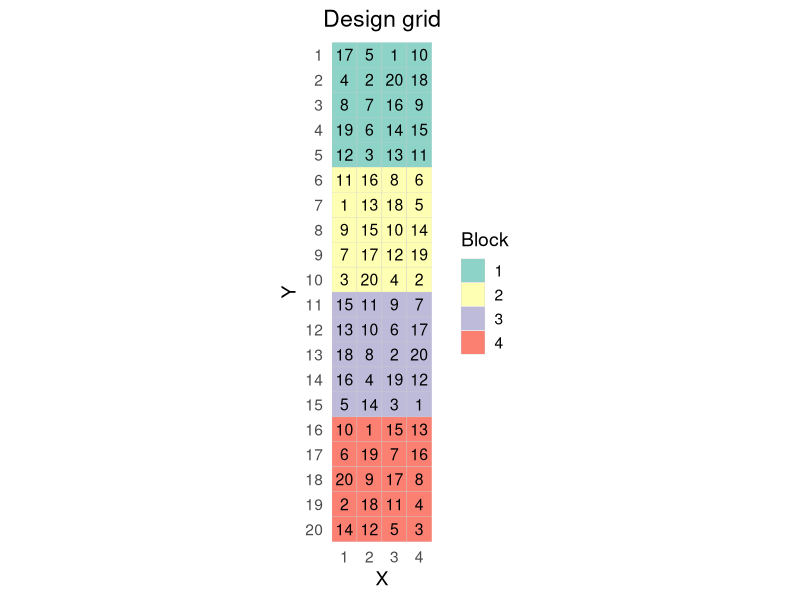

Reproduce this figure in R.

###################################################################################################
## WARNING: the code below allows rectangualr and non-rectangular blocks.
##          It is highly recommended to choose the setting with rectangular blocks, because
##          it is easier to analyse and to interpret. 
##          The setting with non-rectangular blocks (e.g. allignment="vertical", reps=4, treatments=21)
##          can be a bit tricky to analyse and to explain the choice of this randomization.
##          In such case, the "non-rectangular blocks" are not blocks, but "constraints" to ensure that 
##          you don't have the same treatment in the same part of the field/greenhouse.
##          This is a bit more robust than only randomizing over columns, but you cannot model block effect in a usual way.
##          All in all, if you can model rectangular blocks, do it this way. 
##          

## Design evaluation: Assume that rows are your long side (Y), and columns are your short side (X), e.g. allignment="vertical", reps=4, treatments=20.
##                    
##                    If you chose your blocks to be rectangular, then you can model block effect, and the design is more similar to a row-column design, 
##                    but with fewer blocks - this is much more preferred.
##                    Taking this example, alignment "vertical", X=4, Y=20.
##                    In this case, the basic model would be y_ij = mu + a_t(i,j) + c_i + b_k + e_ij, where y_ij is the plot value in i-th column and j-th row, 
##                    mu is the overall mean (intercept), a_t(i,j) is the treatment effect assigned to the i-j-th position, c_i is the effect of the column i, 
##                    b_k is the effect of block k, and e_ij is the residual error.
##                    Here you can see that number of blocks indexed with k is smaller than number of rows. 
##                    This design than has a complete replicate in each column, and each "block" is also a complete replicate.
##
##                    If the setting with non-rectangular blocks is chosen (e.g., treatments = 21, reps = 4), you cannot model block effect.
##                    In this case you would fit a model with column effect as factor. You can add a row effect as a continuous trend.
##                    This means: y_ij = mu + a_t(i,j) + c_i + beta*j + e_ij, where y_ij is the response for the i-j-th plot, mu is the overall mean (intercept), 
##                    a_t(i,j) is the treatment assigned to this plot, c_i is the effect of column i, beta*j is the numeric gradient effect, and e_ij is the residual error.
##                    This design evaluation is equivalent to saying: I have place replicates over columns, but I did not place replicates over rows.
##                    The "blocks" over rows play solely a role of ensuring that you do not have the same treatment in the same part of the field/greenhouse.
##                    This should, in theory, make this design more robust than only randomizing over columns.
##                    A significant gradient effect beta over rows would say: we have some linear trend over rows 
##                    If the effect over rows is not significant, drop it.
## 
## Title:       Partial sudoku plot randomization
##
## Date:        15.05.2025
##
## Creator:     Maksym Hrachov (maksym.hrachov@uni-hohenheim.de)
##
## Description: Partial sudoku randomization function to create experimental design for a
##              greenhouse table or a field. This design is in-between of RCBD and row-column, so that
##              every column and every 'block' contain a complete replicate. 
##              This design can help to account for gradients in both X and Y directions.
##
## License:     Creative Commons Attribution-NonCommercial 4.0 International
##              (CC BY-NC 4.0)
##              https://creativecommons.org/licenses/by-nc/4.0
## Copyright (c) 2025  Maksym Hrachov


# Scroll down to see an example

############################
######## Function ##########
############################
partial_sudoku <- function(treatments, reps, columns, seed){
  library(dplyr)
  library(tidyr)
  library(ggplot2)
  
  set.seed(seed)
  
  prep <- expand_grid(
    X = 1:columns,
    Y = 1:treatments
  ) %>%
    arrange(Y) %>%
    mutate(
      Observation = row_number(),
      Block       = rep(1:reps, each = treatments),
      Value       = NA_integer_
    )
  
  assigned <- prep
  b = 1
  for (b in 1:reps) {
    block_df <- prep %>% filter(Block == b) %>%
      mutate(Value = sample(1:treatments))
    
    check_assignment <- rows_update(assigned, block_df %>% select(Observation, Value), by = ("Observation")) %>% 
      group_by(X) %>% 
      mutate(flag = duplicated(Value)) %>% 
      filter(Block %in% 1:b) %>% 
      ungroup
    
    assigned <- rows_update(assigned, block_df %>% select(Observation, Value), by = ("Observation"))
    
    if(sum(check_assignment$flag) != 0 ){
      iter <- 0
      five_iter_save <- 0
      repeat {
        iter <- iter + 1
        subset_reshuffle <- check_assignment %>% filter(flag == T) %>% 
          mutate(Value = sample(Value)) %>% 
          select(-flag)
        
        assigned <- rows_update(assigned, subset_reshuffle %>% select(Observation, Value), by = ("Observation"))
        
        check_assignment <- rows_update(assigned, subset_reshuffle %>% select(Observation, Value), by = ("Observation")) %>% 
          group_by(X) %>% 
          mutate(flag = duplicated(Value)) %>% 
          filter(Block %in% 1:b)%>% 
          ungroup
        
        if(sum(check_assignment$flag) == five_iter_save | sum(check_assignment$flag) == 1){
          block_df <- prep %>% filter(Block == b) %>%
            mutate(Value = sample(1:treatments))
          
          check_assignment <- rows_update(assigned, block_df %>% select(Observation, Value), by = ("Observation")) %>% 
            group_by(X) %>% 
            mutate(flag = duplicated(Value)) %>% 
            filter(Block %in% 1:b) %>% 
            ungroup
          
          assigned <- rows_update(assigned, block_df %>% select(Observation, Value), by = ("Observation"))
        }
        
        # print(sum(check_assignment$flag))
        
        if(iter %% 5) five_iter_save <- sum(check_assignment$flag)
        
        if (!any(check_assignment$flag)) break
      }
    }
    print(paste("Block", b, "has been created."))
  }  
  
  # sanity check
  sanity_check <- assigned %>% group_by(Block) %>% 
    mutate(block_check = duplicated(Value)) %>% 
    ungroup %>% 
    group_by(X) %>% 
    mutate(X_check = duplicated(Value)) %>% 
    ungroup()
  
  if( sum(sanity_check$block_check) != 0 | sum(sanity_check$X_check) != 0 ){
    stop("There are duplicates... Contact Maksym Hrachov to check the code.")
  }
  return(assigned)
}

###################
####  Example  ####
###################

library(dplyr)
library(tidyr)
library(ggplot2)

# number of unique treatment levels in a replicate: e.g. varieties, dose levels, 
# or number of treatment combinations: 5 levels of trt_1 * 3 levels of trt_2 = 15
treatments <- 20 
# number of replicates; it can support designs of ~40 treatments with 10 reps, but it will take a minute or two
reps <- 4
# design assumes number_of_rows > number of columns, and n_columns = n_reps. 
columns <- reps
# to change alignment (from "vertical" - default, to "horizontal", please specify)
alignment <- "vertical"
# change the random seed to get another design with the same dimensions
seed <- 42

# run function
assigned <- partial_sudoku(treatments, reps, columns, seed)

# visualize the output
if(alignment == "vertical"){
  ggplot(assigned, aes(x = X, y = Y, fill = factor(Block))) +
    geom_tile(color = "grey80") +
    geom_text(aes(label = Value), size = 4) +
    
    scale_x_continuous(
      breaks = 1:columns,
      expand = c(0, 0)
    ) +
    scale_y_reverse(
      breaks = 1:treatments,
      expand = c(0, 0)
    ) +
    
    scale_fill_brewer(palette = "Set3") +
    coord_fixed() +
    labs(
      x     = "X",
      y     = "Y",
      fill  = "Block",
      title = "Design grid"
    ) +
    
    theme_minimal(base_size = 14) +
    theme(
      panel.grid.major   = element_blank(),
      panel.grid.minor   = element_blank(),
      plot.title         = element_text(hjust = 0.5)  # center the title
    )
} else {
  ggplot(assigned, aes(x = Y, y = -X, fill = factor(Block))) +
    geom_tile(color = "grey80") +
    geom_text(aes(label = Value), size = 4) +
    
    scale_x_continuous(
      breaks = 1:treatments,
      expand = c(0, 0)
    ) +
    scale_y_reverse(
      breaks = - (1:columns),      # data positions at −1,−2,…,−columns
      labels = 1:columns,          # but label them “1, 2, …, columns”
      expand = c(0, 0)
    ) +
    
    scale_fill_brewer(palette = "Set3") +
    coord_fixed() +
    labs(
      x     = "X",
      y     = "Y",
      fill  = "Block",
      title = "Design grid"
    ) +
    
    theme_minimal(base_size = 14) +
    theme(
      panel.grid.major   = element_blank(),
      panel.grid.minor   = element_blank(),
      plot.title         = element_text(hjust = 0.5) 
    )
}
